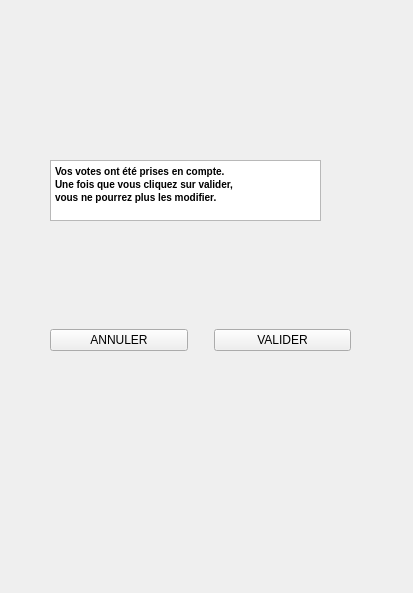
<?xml version="1.0" encoding="UTF-8"?>
<ui version="4.0">
 <class>Dialog</class>
 <widget class="QDialog" name="Dialog">
  <property name="geometry">
   <rect>
    <x>0</x>
    <y>0</y>
    <width>413</width>
    <height>593</height>
   </rect>
  </property>
  <property name="windowTitle">
   <string>Dialog</string>
  </property>
  <widget class="QWidget" name="widget" native="true">
   <property name="geometry">
    <rect>
     <x>0</x>
     <y>0</y>
     <width>410</width>
     <height>590</height>
    </rect>
   </property>
   <property name="styleSheet">
    <string notr="true"/>
   </property>
   <widget class="QLabel" name="label_5">
    <property name="geometry">
     <rect>
      <x>470</x>
      <y>430</y>
      <width>221</width>
      <height>20</height>
     </rect>
    </property>
    <property name="styleSheet">
     <string notr="true">font: 12pt &quot;MS Shell Dlg 2&quot;;
color: rgb(255, 0, 0);
color: rgb(255, 0, 0);</string>
    </property>
    <property name="text">
     <string/>
    </property>
   </widget>
   <widget class="QPushButton" name="pushButton">
    <property name="geometry">
     <rect>
      <x>390</x>
      <y>660</y>
      <width>93</width>
      <height>28</height>
     </rect>
    </property>
    <property name="styleSheet">
     <string notr="true">font: 8pt &quot;Kristen ITC&quot;;
color: rgb(188, 0, 108);
font: 8pt &quot;Kristen ITC&quot;;
</string>
    </property>
    <property name="text">
     <string>Valider</string>
    </property>
   </widget>
   <widget class="QTextEdit" name="textEdit">
    <property name="geometry">
     <rect>
      <x>50</x>
      <y>160</y>
      <width>271</width>
      <height>61</height>
     </rect>
    </property>
    <property name="html">
     <string>&lt;!DOCTYPE HTML PUBLIC &quot;-//W3C//DTD HTML 4.0//EN&quot; &quot;http://www.w3.org/TR/REC-html40/strict.dtd&quot;&gt;
&lt;html&gt;&lt;head&gt;&lt;meta name=&quot;qrichtext&quot; content=&quot;1&quot; /&gt;&lt;style type=&quot;text/css&quot;&gt;
p, li { white-space: pre-wrap; }
&lt;/style&gt;&lt;/head&gt;&lt;body style=&quot; font-family:'MS Shell Dlg 2'; font-size:7.8pt; font-weight:400; font-style:normal;&quot;&gt;
&lt;p align=&quot;justify&quot; style=&quot; margin-top:0px; margin-bottom:0px; margin-left:0px; margin-right:0px; -qt-block-indent:0; text-indent:0px;&quot;&gt;&lt;span style=&quot; font-weight:600;&quot;&gt;Vos votes ont été prises en compte.&lt;/span&gt;&lt;/p&gt;
&lt;p align=&quot;justify&quot; style=&quot; margin-top:0px; margin-bottom:0px; margin-left:0px; margin-right:0px; -qt-block-indent:0; text-indent:0px;&quot;&gt;&lt;span style=&quot; font-weight:600;&quot;&gt;Une fois que vous cliquez sur valider,&lt;/span&gt;&lt;/p&gt;
&lt;p align=&quot;justify&quot; style=&quot; margin-top:0px; margin-bottom:0px; margin-left:0px; margin-right:0px; -qt-block-indent:0; text-indent:0px;&quot;&gt;&lt;span style=&quot; font-weight:600;&quot;&gt;vous ne pourrez plus les modifier.&lt;/span&gt;&lt;/p&gt;&lt;/body&gt;&lt;/html&gt;</string>
    </property>
   </widget>
   <widget class="QWidget" name="horizontalLayoutWidget">
    <property name="geometry">
     <rect>
      <x>50</x>
      <y>320</y>
      <width>301</width>
      <height>41</height>
     </rect>
    </property>
    <layout class="QHBoxLayout" name="horizontalLayout">
     <item>
      <widget class="QPushButton" name="pushButton_3">
       <property name="text">
        <string>ANNULER</string>
       </property>
      </widget>
     </item>
     <item>
      <spacer name="verticalSpacer">
       <property name="orientation">
        <enum>Qt::Vertical</enum>
       </property>
       <property name="sizeHint" stdset="0">
        <size>
         <width>20</width>
         <height>40</height>
        </size>
       </property>
      </spacer>
     </item>
     <item>
      <widget class="QPushButton" name="pushButton_2">
       <property name="text">
        <string>VALIDER</string>
       </property>
      </widget>
     </item>
    </layout>
   </widget>
  </widget>
 </widget>
 <resources/>
 <connections/>
</ui>
